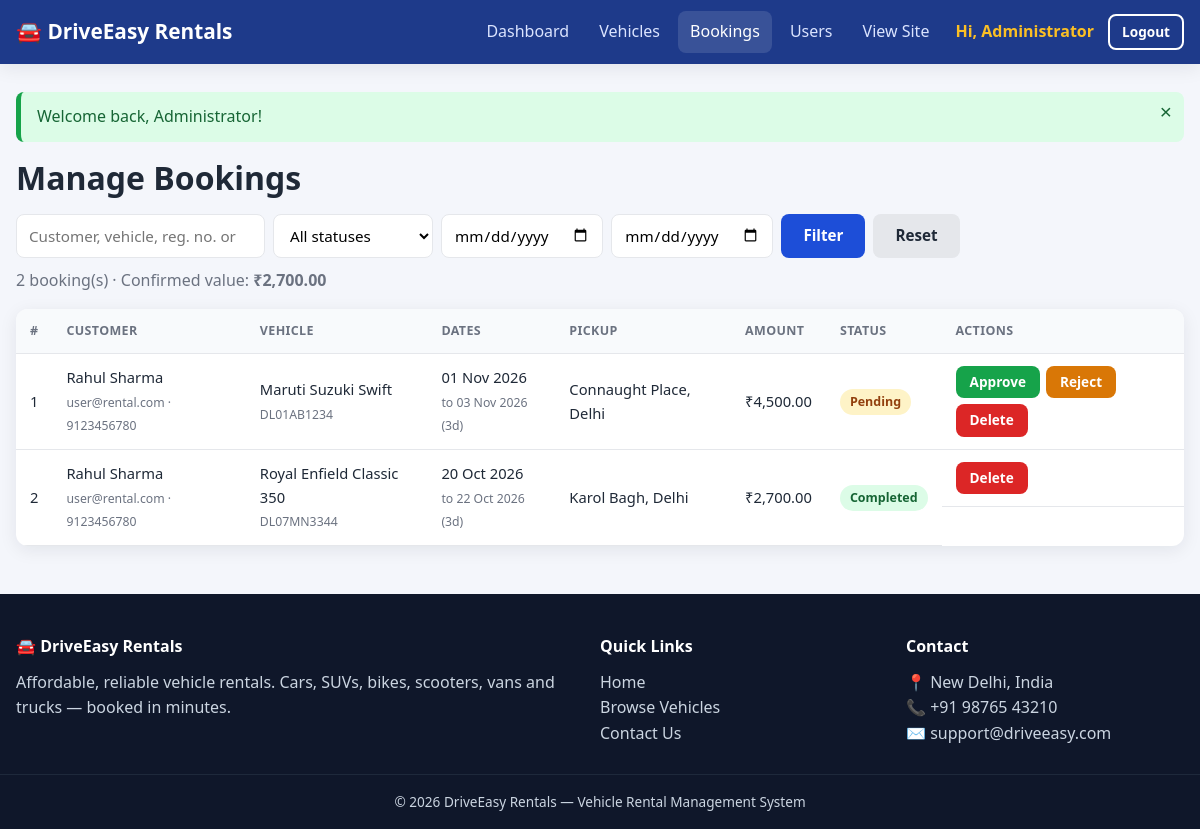
The app's page /admin/bookings.php (signed in) with its own data.
### tables this page shows
CREATE TABLE bookings (
    id INT AUTO_INCREMENT PRIMARY KEY,
    user_id INT NOT NULL,
    vehicle_id INT NOT NULL,
    start_date DATE NOT NULL,
    end_date DATE NOT NULL,
    total_days INT NOT NULL,
    total_amount DECIMAL(10,2) NOT NULL,
    pickup_location VARCHAR(150) NOT NULL,
    status ENUM('pending','approved','rejected','cancelled','completed') NOT NULL DEFAULT 'pending',
    created_at TIMESTAMP DEFAULT CURRENT_TIMESTAMP,
    FOREIGN KEY (user_id) REFERENCES users(id) ON DELETE CASCADE,
    FOREIGN KEY (vehicle_id) REFERENCES vehicles(id) ON DELETE CASCADE
);

CREATE TABLE users (
    id INT AUTO_INCREMENT PRIMARY KEY,
    name VARCHAR(100) NOT NULL,
    email VARCHAR(150) NOT NULL UNIQUE,
    phone VARCHAR(15) NOT NULL,
    password VARCHAR(255) NOT NULL,
    role ENUM('user','admin') NOT NULL DEFAULT 'user',
    created_at TIMESTAMP DEFAULT CURRENT_TIMESTAMP
);

CREATE TABLE vehicles (
    id INT AUTO_INCREMENT PRIMARY KEY,
    name VARCHAR(100) NOT NULL,
    brand VARCHAR(60) NOT NULL,
    type ENUM('Car','SUV','Bike','Scooter','Van','Truck') NOT NULL,
    fuel ENUM('Petrol','Diesel','Electric','CNG','Hybrid') NOT NULL,
    transmission ENUM('Manual','Automatic') NOT NULL,
    seats TINYINT NOT NULL,
    reg_number VARCHAR(20) NOT NULL UNIQUE,
    price_per_day DECIMAL(10,2) NOT NULL,
    image VARCHAR(255) DEFAULT NULL,
    description TEXT,
    status ENUM('available','maintenance') NOT NULL DEFAULT 'available',
    created_at TIMESTAMP DEFAULT CURRENT_TIMESTAMP
);

### admin/bookings.php (the view, shortened to what this page needs)
<?php
require_once '../config/db.php';
$q = trim($_GET['q'] ?? '');
$from = $_GET['from'] ?? '';
$to = $_GET['to'] ?? '';
$where = []; $params = [];
$sql = 'SELECT b.*, u.name AS customer, u.email, u.phone, v.brand, v.name AS vname, v.reg_number
        FROM bookings b JOIN users u ON u.id = b.user_id JOIN vehicles v ON v.id = b.vehicle_id'
     . ($where ? ' WHERE ' . implode(' AND ', $where) : '')
     . " ORDER BY FIELD(b.status,'pending','approved','completed','rejected','cancelled'), b.start_date DESC";
$stmt = $pdo->prepare($sql);
$stmt->execute($params);
$bookings = $stmt->fetchAll();
$sum = array_sum(array_map(fn($b) => in_array($b['status'], ['approved','completed']) ? $b['total_amount'] : 0, $bookings));
include '../includes/header.php';
?>
<h1>Manage Bookings</h1>
<div class="toolbar">
    <form method="get">
        <input type="search" name="q" value="<?= e($q) ?>" placeholder="Customer, vehicle, reg. no. or #ID">
        <select name="status" class="auto-submit">
            <option value="">All statuses</option>
        </select>
        <input type="date" name="from" value="<?= e($from) ?>" title="From date">
        <input type="date" name="to" value="<?= e($to) ?>" title="To date">
        <button class="btn btn-primary">Filter</button>
        <a href="bookings.php" class="btn btn-secondary">Reset</a>
    </form>
    <span class="muted"><?= count($bookings) ?> booking(s) · Confirmed value: <strong><?= money($sum) ?></strong></span>
</div>
<div class="table-wrap">
    <table class="data">
        <thead><tr><th>#</th><th>Customer</th><th>Vehicle</th><th>Dates</th><th>Pickup</th><th>Amount</th><th>Status</th><th>Actions</th></tr></thead>
        <tbody>
        <?php foreach ($bookings as $b): ?>
            <tr>
                <td><?= (int)$b['id'] ?></td>
                <td><?= e($b['customer']) ?><br><small class="muted"><?= e($b['email']) ?> · <?= e($b['phone']) ?></small></td>
                <td><?= e($b['brand'] . ' ' . $b['vname']) ?><br><small class="muted"><?= e($b['reg_number']) ?></small></td>
                <td><?= date('d M Y', strtotime($b['start_date'])) ?><br><small class="muted">to <?= date('d M Y', strtotime($b['end_date'])) ?> (<?= (int)$b['total_days'] ?>d)</small></td>
                <td><?= e($b['pickup_location']) ?></td>
                <td><?= money($b['total_amount']) ?></td>
                <td><?= status_badge($b['status']) ?></td>
                <td class="actions">
                    <?php
                    $btns = [];
                    if ($b['status'] === 'pending') { $btns = [['approve','success','Approve'], ['reject','warning','Reject']]; }
                    elseif ($b['status'] === 'approved') { $btns = [['complete','success','Complete'], ['reject','warning','Reject']]; }
                    $btns[] = ['delete', 'danger', 'Delete'];
                    foreach ($btns as [$act, $cls, $label]): ?>
                        <form method="post">
                            <button class="btn btn-<?= $cls ?> btn-sm" <?= $act === 'delete' ? 'data-confirm="Permanently delete booking #' . (int)$b['id'] . '?"' : '' ?>><?= $label ?></button>
                        </form>
                    <?php endforeach; ?>
                </td>
            </tr>
        <?php endforeach; ?>
        </tbody>
    </table>
</div>
<?php include '../includes/footer.php'; ?>

### includes/functions.php (shortened to what this page needs)
<?php
function e($str) {
    return htmlspecialchars((string)$str, ENT_QUOTES, 'UTF-8');
}
function money($amount) {
    return '₹' . number_format((float)$amount, 2);
}
function show_flash() {
    foreach ($_SESSION['flash'] as $f) {
        echo '<div class="alert alert-' . e($f['type']) . '">' . e($f['msg']) . '<button class="alert-close" aria-label="Close">&times;</button></div>';
    }
}
function status_badge($status) {
    return '<span class="badge badge-' . e($status) . '">' . e(ucfirst($status)) . '</span>';
}

### assets/css/style.css (style rules this page uses)
:root { --primary: #1d4ed8; --primary-dark: #1e3a8a; --accent: #f59e0b; --success: #16a34a; --danger: #dc2626; --warning: #d97706; --info: #0891b2; --bg: #f4f6fb; --card: #ffffff; --text: #1f2937; --muted: #6b7280; --border: #e5e7eb; --radius: 12px; --shadow: 0 4px 18px rgba(15, 23, 42, .08); }
* { box-sizing: border-box; margin: 0; padding: 0; }
html { scroll-behavior: smooth; }
body { font-family: "Segoe UI", Roboto, Helvetica, Arial, sans-serif; background: var(--bg); color: var(--text); line-height: 1.6; display: flex; flex-direction: column; min-height: 100vh; }
a { color: var(--primary); text-decoration: none; }
h1, h2, h3 { line-height: 1.25; margin-bottom: .5em; }
.muted { color: var(--muted); }
.btn { display: inline-block; padding: 10px 20px; border-radius: 8px; border: 2px solid transparent; font-size: .95rem; font-weight: 600; cursor: pointer; transition: .2s; text-align: center; font-family: inherit; line-height: 1.2; }
.btn-sm { padding: 6px 12px; font-size: .85rem; }
.btn-primary { background: var(--primary); color: #fff !important; }
.btn-success { background: var(--success); color: #fff; }
.btn-danger { background: var(--danger); color: #fff; }
.btn-warning { background: var(--warning); color: #fff; }
.btn-secondary { background: #e5e7eb; color: var(--text); }
.alert { padding: 12px 44px 12px 16px; border-radius: 8px; margin-bottom: 16px; position: relative; border-left: 5px solid; }
.alert-success { background: #dcfce7; color: #166534; border-color: var(--success); }
.alert-close { position: absolute; right: 12px; top: 8px; background: none; border: 0; font-size: 1.3rem; cursor: pointer; color: inherit; }
.badge { display: inline-block; padding: 3px 10px; border-radius: 20px; font-size: .78rem; font-weight: 600; text-transform: capitalize; }
.badge-available, .badge-approved, .badge-completed { background: #dcfce7; color: #166534; }
.badge-pending { background: #fef3c7; color: #92400e; }
input, select, textarea { width: 100%; padding: 10px 12px; border: 1.5px solid var(--border); border-radius: 8px; font-size: .95rem; font-family: inherit; background: #fff; transition: border .2s, box-shadow .2s; }
.table-wrap { overflow-x: auto; background: var(--card); border-radius: var(--radius); box-shadow: var(--shadow); }
table.data { width: 100%; border-collapse: collapse; min-width: 720px; }
table.data th, table.data td { padding: 12px 14px; text-align: left; border-bottom: 1px solid var(--border); font-size: .92rem; vertical-align: middle; }
table.data th { background: #f8fafc; font-weight: 600; color: var(--muted); text-transform: uppercase; font-size: .78rem; letter-spacing: .03em; }
.actions { display: flex; gap: 6px; flex-wrap: wrap; }
.actions form { display: inline; }
.toolbar { display: flex; justify-content: space-between; align-items: center; gap: 10px; flex-wrap: wrap; margin-bottom: 16px; }
.toolbar form { display: flex; gap: 8px; flex-wrap: wrap; }
.toolbar input, .toolbar select { width: auto; min-width: 160px; }

### records on screen
bookings: id "1", user.name "Rahul Sharma", user.email "user@rental.com", user.phone "9123456780", vehicle.name "Maruti Suzuki Swift", vehicle.reg_number "DL01AB1234", start_date "01 Nov 2026", end_date "03 Nov 2026", total_days "3", pickup_location "Connaught Place, Delhi", total_amount "₹4,500.00", status "Pending", label "Approve", label "Reject", label "Delete"
bookings: id "2", user.name "Rahul Sharma", user.email "user@rental.com", user.phone "9123456780", vehicle.name "Royal Enfield Classic 350", vehicle.reg_number "DL07MN3344", start_date "20 Oct 2026", end_date "22 Oct 2026", total_days "3", pickup_location "Karol Bagh, Delhi", total_amount "₹2,700.00", status "Completed", label "Delete"

### other values on screen
APP_NAME "DriveEasy Rentals"
explode(' ', current_user()['name'])[0] "Administrator"
$f['msg'] "Welcome back, Administrator!"
count($bookings) "2"
money($sum) "₹2,700.00"
